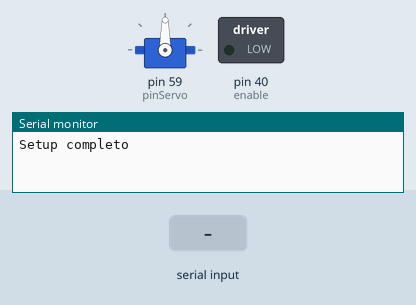
This sketch was run on a simulated Arduino Mega 2560, built with avr-gcc and run on an emulated ATmega2560. Shown: servo, switched loads named in the sketch (green lamp = pin HIGH), the last lines printed to the serial monitor. The inputs (shaded band) are chosen by the test bench.

Above: at 1.2 s.
1.3 s: "3000\n" received over Serial
At 2.3 s:
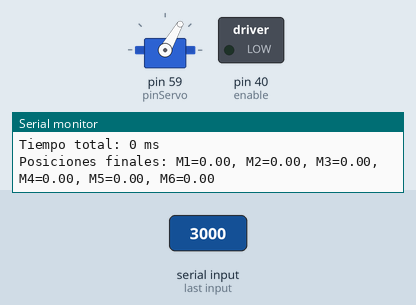
2.8 s: "3001\n" received over Serial
At 3.5 s:
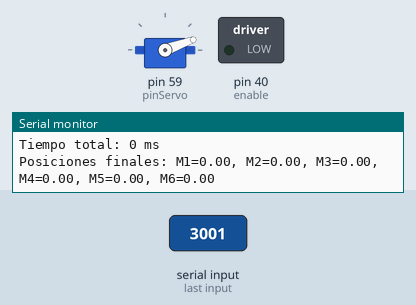
Timing chart, 0 to 5.8 s (numbered marks = the images above; inputs shaded):
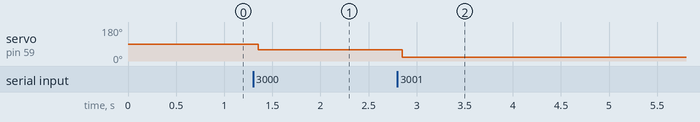

The sketch:

FuncaMenosElDos.ino
```cpp
#include <AccelStepper.h>
#include <Servo.h>

// Número de motores
#define NUM_MOT 6

// Pasos por revolución
#define PASOS_REV 200*16

// Definición de pines para cada motor
// const int stepPins[NUM_MOT] = {2, 4, 8, 11, 15, 16};
// const int dirPins[NUM_MOT] = {3, 5, 9, 12, 14, 17};
const int stepPins[NUM_MOT] = {28, 24, 22, 23, 25, 27};
const int dirPins[NUM_MOT] = {36, 32, 30, 31, 33, 35};

#define stepB  26
#define dirB  34
AccelStepper motorB = AccelStepper(AccelStepper::DRIVER, stepB, dirB);
// const int enablePins[NUM_MOT] = {6, 7, 10, 13, 18, 19, 20};
// const int sensorPins[NUM_MOT] = {42, 44, 46, 48, 49, 47};
const int enable = 40;

// Relación de engranajes para cada motor
const float engrMotor[NUM_MOT] = {5, 5.18, 5.18, 5, 3.4716, 3.4716};

float velMax[NUM_MOT] = {1, 1, 1, 1, 1, 1};
// Velocidad máxima en grados por segundo para cada motor


// Creamos un array de objetos AccelStepper para controlar los motores
AccelStepper motores[NUM_MOT] = {
  AccelStepper(AccelStepper::DRIVER, stepPins[0], dirPins[0]),
  AccelStepper(AccelStepper::DRIVER, stepPins[1], dirPins[1]),
  AccelStepper(AccelStepper::DRIVER, stepPins[2], dirPins[2]),
  AccelStepper(AccelStepper::DRIVER, stepPins[3], dirPins[3]),
  AccelStepper(AccelStepper::DRIVER, stepPins[4], dirPins[4]),
  AccelStepper(AccelStepper::DRIVER, stepPins[5], dirPins[5])
};

// Declara el objeto para el servomotor
Servo garra;
const int pinServo = 59; // Pin del servomotor

void setup() {
  Serial.begin(9600);

   // Inicializamos el servomotor
  garra.attach(pinServo);
  // Configuramos los pines habilitadores como salida y deshabilitamos los motores inicialmente
  pinMode(enable, OUTPUT);
  digitalWrite(enable, LOW);
  // for (int i = 0; i < NUM_MOT; i++) {
  //   pinMode(enablePins[i], OUTPUT);
  //   digitalWrite(enablePins[i], HIGH); // Asumiendo que activo LOW habilita el motor
  // }
  // Configuramos la velocidad máxima y aceleración de los motores
  for (int i = 0; i < NUM_MOT; i++) {
    float maxSpeed = velMax[i] * engrMotor[i] * PASOS_REV / 360.0; // Convertir grados/s a pasos/s
    motores[i].setMaxSpeed(maxSpeed);
    motores[i].setAcceleration(8 * maxSpeed); // Ajustar según sea necesario
  }
  motorB.setMaxSpeed(velMax[1] * engrMotor[1] * PASOS_REV / 360.0);
  motorB.setAcceleration(8 * velMax[1] * engrMotor[1] * PASOS_REV / 360.0);

  Serial.println("Setup completo");
}

void loop() {
if (Serial.available()) {
  delay(50);
  Serial.println("Entro al serial");    // Inicializar arrays y variables

  // Limpiar cualquier dato residual en el buffer antes de leer
  //  while(Serial.available()) {
    //  Serial.read();
    //}

  // Esperar a que lleguen nuevos datos
    while(!Serial.available()) {
      delay(10);
    }

    float velMax[NUM_MOT] = {360, 360, 180, 50, 180, 180};
    float posMot[NUM_MOT] = {0};
    float Id = 0, Ang = 0, Vang = 0;
    bool coordinado = true;
    bool salirFor = false; // Bandera para salir del for
    bool Ind = false;

    // Leer y procesar posiciones desde Serial
    for (int i = 0; i < NUM_MOT && !salirFor; i++) {
      while(!Serial.available()) {
        delay(1);  // Esperar si los datos no están disponibles
      }
        posMot[i] = Serial.parseFloat();
      if (posMot[i] == 3000) {
        // Si el comando es >= 3000, mover la garra
        garra.write(60); // Mover la garra a 90 grados
        Serial.println("Abrir la garra");
        salirFor = true;
      } else if (posMot[i] == 3001){
        garra.write(20); // Cerrar la garra
        Serial.println("Cerrar la garra");
        salirFor = true;
      }

       if (posMot[i] > 1500) {

            posMot[i] -= 2000;
            // Manejar casos específicos basados en el índice
            switch (i) {
                case 0:
                    Id = posMot[i] - 1;
                    break;
                case 1:
                    Ang = posMot[i];
                    break;
                case 2:
                    Vang = posMot[i];
                    salirFor = true; // Establecer la bandera para salir del for
                    Ind = true;
                    break;
                default:
                    Serial.println("Valor fuera de rango");
                    salirFor = true; // Establecer la bandera para salir del for
                    break;
            }
        }else if (posMot[i] > 500) {
            posMot[i] -= 1000;
            coordinado = false;
        }
    }

    // Limpiar cualquier dato residual después de procesar
    while(Serial.available()) {
      Serial.read();
    }

    // Solo ejecutar el siguiente for si no se ha salido prematuramente
    for (int i = 0; i < NUM_MOT && salirFor; i++) {
        if (i == Id) {
            posMot[i] = Ang;
            velMax[i] = Vang;
        } else {
            posMot[i] = 0;
        }
    }

    // Ajuste de posiciones para palanca y torsión
    float posPal = posMot[4];
    float posTor = posMot[5];
    posMot[4] = posPal - posTor;
    posMot[5] = posPal + posTor;

    // Mostrar posiciones recibidas
    Serial.print("Posiciones recibidas: ");
    for (int i = 0; i < NUM_MOT; i++) {
      Serial.print("M");
      Serial.print(i + 1);
      Serial.print("=");
      Serial.print(posMot[i]);
      if (i < NUM_MOT - 1) Serial.print(", ");
    }
    Serial.println();

    // Variables para cálculo de movimiento
    long pasos[NUM_MOT];
    float tiempos[NUM_MOT];
    float tiempoMax = 0;

    // Calcular pasos y tiempos para cada motor
    for (int i = 0; i < NUM_MOT && (!salirFor || Ind); i++) {
      // Calcular pasos objetivo
      long targetSteps = (long)(posMot[i] * engrMotor[i] * PASOS_REV / 360.0);

      // Pasos necesarios para llegar al objetivo
      if(Ind){
        if(Id==i){motores[int(Id)].moveTo(targetSteps);}
      }else{
        motores[i].moveTo(targetSteps);
      }
      if (i==1) {
        motorB.moveTo(targetSteps);
      }

      pasos[i] = motores[i].distanceToGo();
      // Calcular tiempo necesario en ms
      float velocidadMaxPasos = velMax[i] * engrMotor[i] * PASOS_REV / 360.0;
      if (velocidadMaxPasos != 0) {
        tiempos[i] = (abs(pasos[i]) / velocidadMaxPasos) * 1000.0;
      } else {
        tiempos[i] = 0;
      }

      // Determinar el tiempo máximo
      if (tiempos[i] > tiempoMax) {
        tiempoMax = tiempos[i];
      }
    }

    // Evitar división por cero
    if (tiempoMax == 0) tiempoMax = 1;

    // Configurar velocidad y aceleración para movimiento coordinado o individual
    for (int i = 0; i < NUM_MOT; i++) {
      float velocidad;
      if (coordinado) {
        velocidad = abs(pasos[i]) * 1000.0 / tiempoMax;
      } else {
        velocidad = velMax[i] * engrMotor[i] * PASOS_REV / 360.0;
      }
      motores[i].setMaxSpeed(velocidad);
      motores[i].setAcceleration(8 * velocidad); // Ajustar según sea necesario
      if (i==1) {
        motorB.setMaxSpeed(velocidad);
        motorB.setAcceleration(8*velocidad);
      }
    }

    // Habilitar motores
    // for (int i = 0; i < NUM_MOT; i++) {
    //   digitalWrite(enablePins[i], LOW); // Asumiendo que activo LOW habilita el motor
    // }

    // Iniciar movimiento
    unsigned long tiempoInicio = millis();
    bool movimientoActivo = true;
    while (movimientoActivo) {
      movimientoActivo = false;
      for (int i = 0; i < NUM_MOT; i++) {
        if (motores[i].distanceToGo() != 0) {
          movimientoActivo = true;
          motores[i].run();
        }
      }
    }
    unsigned long tiempoTotal = millis() - tiempoInicio;

    // Deshabilitar motores
    // for (int i = 0; i < NUM_MOT; i++) {
    //   digitalWrite(enablePins[i], HIGH); // Deshabilitar motor
    // }

    // Mostrar información final
    Serial.print("Tiempo total: ");
    Serial.print(tiempoTotal);
    Serial.println(" ms");
    Serial.print("Posiciones finales: ");
    for (int i = 0; i < NUM_MOT; i++) {
      float anguloActual = motores[i].currentPosition() * 360.0 / (PASOS_REV * engrMotor[i]);
      Serial.print("M");
      Serial.print(i + 1);
      Serial.print("=");
      Serial.print(anguloActual);
      if (i < NUM_MOT - 1) Serial.print(", ");
    }
    Serial.println("\n");
  }
}
```

Measured:
- after the input at 1.3 s, servo on pin 59 (pinServo): 90° → 60° after 0.05 s
- after the input at 2.8 s, servo on pin 59 (pinServo): 60° → 20° after 0.05 s
